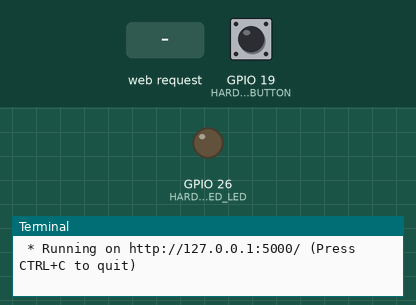
A program run on a simulated Raspberry Pi (BCM pin numbers). Shown: output pins drawn as LEDs (lit = HIGH), the last lines printed to the terminal. The test bench sets the inputs (shaded band); at power-on: GPIO 19 (HARDCODED_BUTTON) LOW. The clock reads 2024-03-15 10:24:30 at power-on unless the program sets it.

Above: at 2.2 s.
2.3 s: GPIO 19 (HARDCODED_BUTTON) pulled HIGH for 0.15 s
At 3.1 s:
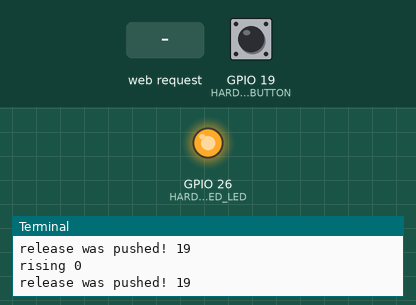
6.9 s: GPIO 19 (HARDCODED_BUTTON) pulled HIGH for 3.2 s
At 8.3 s:
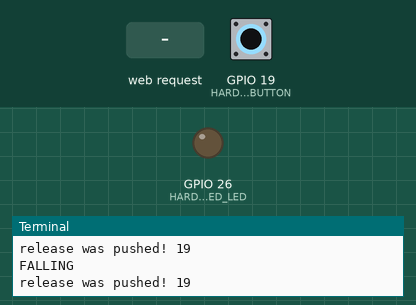
11.6 s: HTTP request for /off received
At 12.0 s:
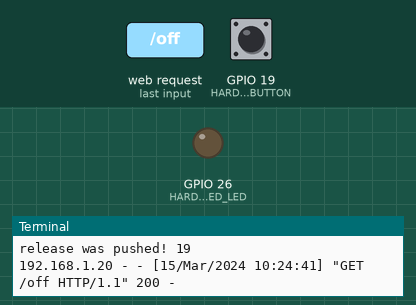
13.1 s: GPIO 19 (HARDCODED_BUTTON) pulled HIGH for 1 s
At 14.9 s:
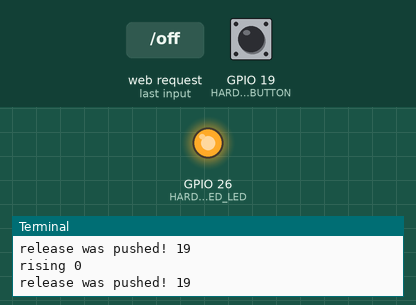
Timing chart, 0 to 16.4 s (numbered marks = the images above; inputs shaded):
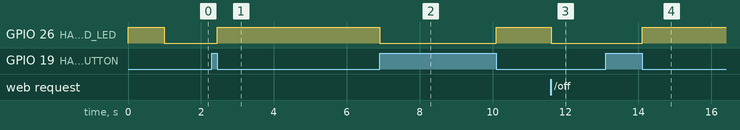

The program:

test.py
```python
# from gpiozero import LED, Button
# from signal import pause
import contextlib
from time import sleep

import RPi.GPIO as GPIO  # Import Raspberry Pi GPIO library
from flask import Flask

HARDCODED_BUTTON = 19
HARDCODED_LED = 26

# led = LED(26)
# button = Button(19)


# button.when_pressed = led.on
# button.when_released = led.off


@contextlib.contextmanager
def cleanup():
    try:
        yield
    finally:
        GPIO.cleanup()


def on():
    GPIO.output(HARDCODED_LED, 1)


def off():
    GPIO.output(HARDCODED_LED, 0)


def button_callback(channel):
    if not GPIO.input(HARDCODED_BUTTON):
        print("rising", GPIO.input(HARDCODED_BUTTON))
        on()
    else:
        print("FALLING")
        GPIO.output(HARDCODED_LED, 0)
        off()

    print("release was pushed!", channel)


# pause()
def main():
    GPIO.setmode(GPIO.BCM)

    GPIO.setup(HARDCODED_LED, GPIO.OUT)
    GPIO.setup(HARDCODED_BUTTON, GPIO.IN, pull_up_down=GPIO.PUD_DOWN)

    GPIO.add_event_detect(HARDCODED_BUTTON, GPIO.BOTH, callback=button_callback)
    on()
    sleep(1)
    off()
    app.run()


app = Flask(__name__)


@app.route("/")
def hello():
    return "Hello, World!"


@app.route("/on")
def turnOn():
    on()
    return "On"


@app.route("/off")
def turnOff():
    off()
    return "off"


if __name__ == "__main__":
    with cleanup():
        main()
```

Measured:
- after the input at 2.3 s, GPIO 26 (HARDCODED_LED): LOW → HIGH after 0.15 s
- after the input at 6.9 s, GPIO 26 (HARDCODED_LED): HIGH → LOW at once, → HIGH 3.2 s later
- after the input at 11.6 s, GPIO 26 (HARDCODED_LED): HIGH → LOW at once
- after the input at 13.1 s, GPIO 26 (HARDCODED_LED): LOW → HIGH after 1.0 s
